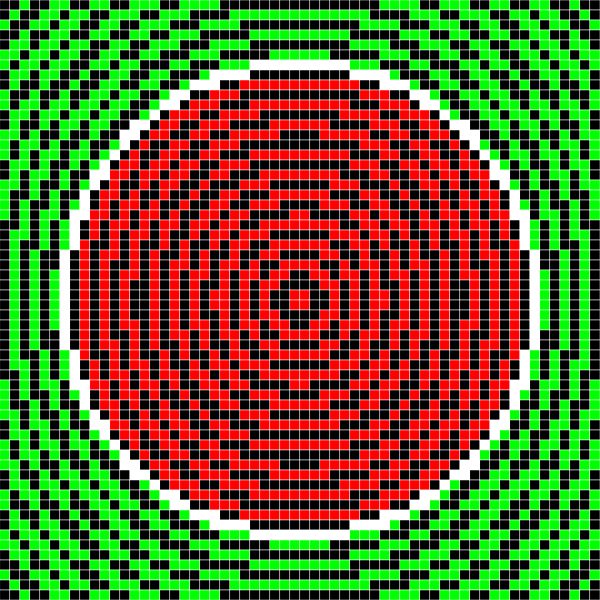
Frame 1 (no input)
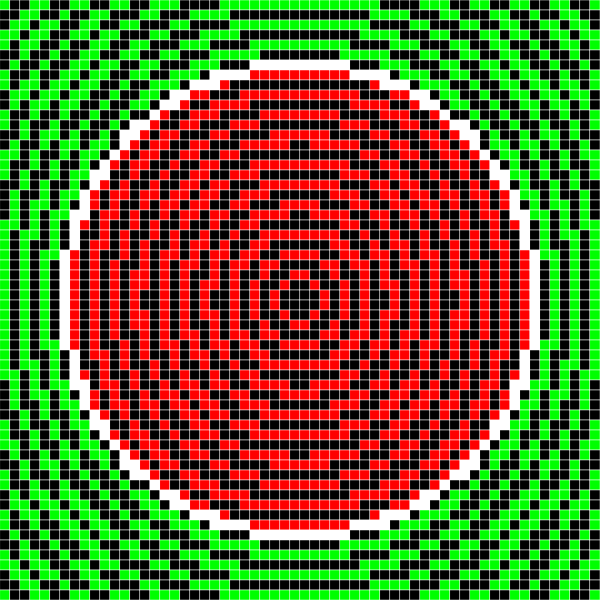
Frame 60 (no input)
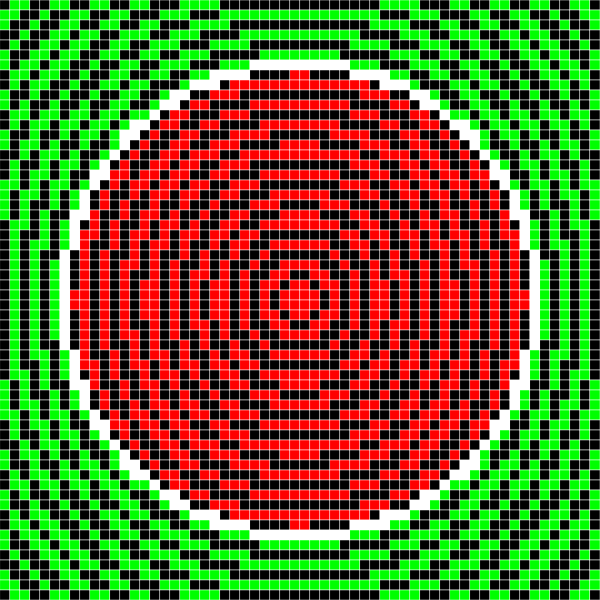
Frame 120 (the mouse pressed at the canvas centre since frame 60)

The p5.js sketch that drew these frames (run headless with seeded random() and noise() and a simulated clock; from frame 60 on, the mouse is pressed at the canvas centre):

// p5.js sketch
// ── sketch.js
const Csize =600;

function setup() {
  createCanvas(Csize,Csize);
}
function draw() {   
  const pix = 10;
  const soglia = pix * 0.5 / width * 2;
  
  background(0); 

  stroke(255); 
  strokeWeight(0.5);
  
  const numPixX = floor(Csize / pix);
  const numPixY = floor(Csize / pix); 

  for (let j = 0; j < numPixX; j++) {    
    for (let i = 0; i < numPixY; i++) {   

        const u = (numPixY <= 1) ? 0 : map(i, 0, numPixY - 1, -1, 1);
        const v = (numPixX <= 1) ? 0 : map(j, 0, numPixX - 1, -1, 1); 
        const c1 = cerchio(v, u, 0.8); 

        const onde = 80;
        
        if (abs(c1) < soglia) {
          fill(255);
        } else {
          const valoreOnde = sin(c1 * onde + frameCount * 0.05) * 0.5 + 0.5; 
          if (c1 < 0) { 
            if (valoreOnde > 0.5) {
              fill(255, 0, 0); 
            } else {
              fill(0); 
            }
          } else {
            if (valoreOnde > 0.5) {
              fill(0, 255, 0); 
            } else {
              fill(0);
            }
          }
        }
      
        rect(j * pix, i * pix, pix, pix); 
    }
  }
}

function cerchio(x, y, r) {
    return sqrt(x ** 2 + y ** 2) - r;
  }
  
